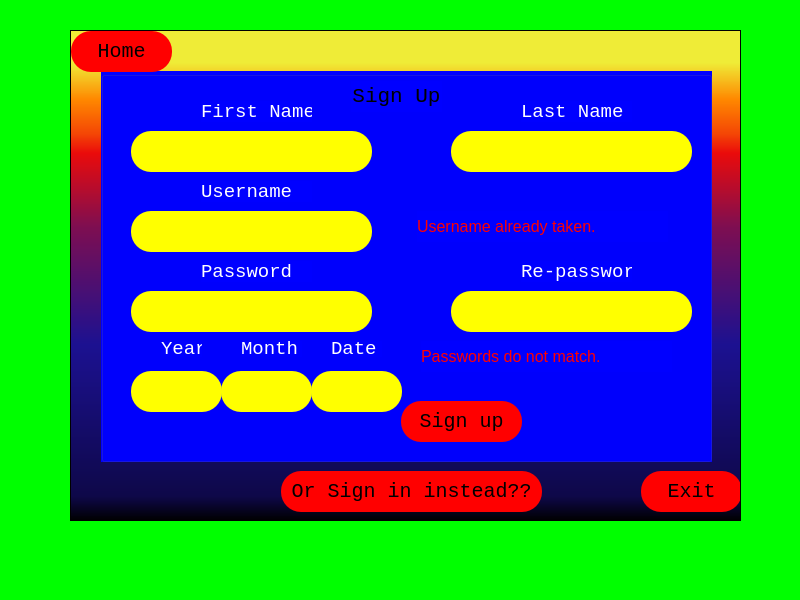
<?xml version="1.0" encoding="UTF-8"?>
<ui version="4.0">
 <class>MainWindow</class>
 <widget class="QMainWindow" name="MainWindow">
  <property name="geometry">
   <rect>
    <x>0</x>
    <y>0</y>
    <width>800</width>
    <height>600</height>
   </rect>
  </property>
  <property name="windowTitle">
   <string>Smartward</string>
  </property>
  <property name="styleSheet">
   <string notr="true">
background-color: rgb(0, 255, 0);</string>
  </property>
  <widget class="QWidget" name="centralwidget">
   <widget class="QStackedWidget" name="stackedWidget">
    <property name="geometry">
     <rect>
      <x>70</x>
      <y>30</y>
      <width>671</width>
      <height>491</height>
     </rect>
    </property>
    <property name="styleSheet">
     <string notr="true">background:qlineargradient(spread:pad, x1:0, y1:1, x2:0, y2:0, stop:0 rgba(0, 0, 0, 255), stop:0.05 rgba(14, 8, 73, 255), stop:0.36 rgba(28, 17, 145, 255), stop:0.6 rgba(126, 14, 81, 255), stop:0.75 rgba(234, 11, 11, 255), stop:0.79 rgba(244, 70, 5, 255), stop:0.86 rgba(255, 136, 0, 255), stop:0.935 rgba(239, 236, 55, 255));</string>
    </property>
    <property name="frameShape">
     <enum>QFrame::StyledPanel</enum>
    </property>
    <property name="currentIndex">
     <number>1</number>
    </property>
    <widget class="QWidget" name="home">
     <widget class="QPushButton" name="loginpage_refer_fromhome">
      <property name="geometry">
       <rect>
        <x>390</x>
        <y>330</y>
        <width>211</width>
        <height>41</height>
       </rect>
      </property>
      <property name="styleSheet">
       <string notr="true">color:white;
font-size:20px;</string>
      </property>
      <property name="text">
       <string>Login</string>
      </property>
     </widget>
     <widget class="QPushButton" name="signuppage_refer_fromhome">
      <property name="geometry">
       <rect>
        <x>390</x>
        <y>380</y>
        <width>211</width>
        <height>41</height>
       </rect>
      </property>
      <property name="styleSheet">
       <string notr="true">color:white;
font-size:20px;</string>
      </property>
      <property name="text">
       <string>Signup</string>
      </property>
     </widget>
     <widget class="QLabel" name="homepage_info">
      <property name="geometry">
       <rect>
        <x>10</x>
        <y>70</y>
        <width>651</width>
        <height>171</height>
       </rect>
      </property>
      <property name="styleSheet">
       <string notr="true">color:white;
font-size:24px;
font-family:&quot;Consolas&quot;;
border-radius:30px;</string>
      </property>
      <property name="text">
       <string> Welcome to our official software of Smartward!!!</string>
      </property>
      <property name="alignment">
       <set>Qt::AlignCenter</set>
      </property>
     </widget>
     <widget class="QPushButton" name="exit_from_home">
      <property name="geometry">
       <rect>
        <x>390</x>
        <y>430</y>
        <width>211</width>
        <height>41</height>
       </rect>
      </property>
      <property name="styleSheet">
       <string notr="true">color:white;
font-size:20px;</string>
      </property>
      <property name="text">
       <string>Exit</string>
      </property>
     </widget>
    </widget>
    <widget class="QWidget" name="signup">
     <widget class="QGroupBox" name="signup_box">
      <property name="geometry">
       <rect>
        <x>30</x>
        <y>40</y>
        <width>611</width>
        <height>391</height>
       </rect>
      </property>
      <property name="styleSheet">
       <string notr="true">background:rgb(0, 0, 255);</string>
      </property>
      <property name="title">
       <string/>
      </property>
      <property name="alignment">
       <set>Qt::AlignCenter</set>
      </property>
      <widget class="QLabel" name="signup_label">
       <property name="geometry">
        <rect>
         <x>250</x>
         <y>10</y>
         <width>91</width>
         <height>31</height>
        </rect>
       </property>
       <property name="font">
        <font>
         <family>Consolas</family>
         <pointsize>16</pointsize>
        </font>
       </property>
       <property name="styleSheet">
        <string notr="true">color:black;</string>
       </property>
       <property name="text">
        <string>Sign Up</string>
       </property>
       <property name="alignment">
        <set>Qt::AlignCenter</set>
       </property>
      </widget>
      <widget class="QLineEdit" name="signup_fname_edit">
       <property name="geometry">
        <rect>
         <x>30</x>
         <y>60</y>
         <width>241</width>
         <height>41</height>
        </rect>
       </property>
       <property name="font">
        <font>
         <family>Consolas</family>
         <pointsize>-1</pointsize>
         <italic>false</italic>
        </font>
       </property>
       <property name="styleSheet">
        <string notr="true">border-radius:20px;
color:blue;
background:yellow;
font-family:Consolas;
font-size:20px;
font-style:normal;

</string>
       </property>
       <property name="text">
        <string/>
       </property>
      </widget>
      <widget class="QLineEdit" name="signup_lname_edit">
       <property name="geometry">
        <rect>
         <x>350</x>
         <y>60</y>
         <width>241</width>
         <height>41</height>
        </rect>
       </property>
       <property name="styleSheet">
        <string notr="true">border-radius:20px;
color:blue;
background:yellow;
font-family:Consolas;
font-size:20px;
font-style:normal;

</string>
       </property>
       <property name="text">
        <string/>
       </property>
      </widget>
      <widget class="QLineEdit" name="signup_username_edit">
       <property name="geometry">
        <rect>
         <x>30</x>
         <y>140</y>
         <width>241</width>
         <height>41</height>
        </rect>
       </property>
       <property name="styleSheet">
        <string notr="true">border-radius:20px;
color:blue;
background:yellow;
font-family:Consolas;
font-size:20px;
font-style:normal;

</string>
       </property>
       <property name="text">
        <string/>
       </property>
      </widget>
      <widget class="QLineEdit" name="signup_password_edit">
       <property name="geometry">
        <rect>
         <x>30</x>
         <y>220</y>
         <width>241</width>
         <height>41</height>
        </rect>
       </property>
       <property name="styleSheet">
        <string notr="true">border-radius:20px;
color:blue;
background:yellow;
font-family:Consolas;
font-size:20px;
font-style:normal;

</string>
       </property>
       <property name="text">
        <string/>
       </property>
      </widget>
      <widget class="QLineEdit" name="signup_year_edit">
       <property name="geometry">
        <rect>
         <x>30</x>
         <y>300</y>
         <width>91</width>
         <height>41</height>
        </rect>
       </property>
       <property name="styleSheet">
        <string notr="true">border-radius:20px;
color:blue;
background:yellow;
font-family:Consolas;
font-size:20px;
font-style:normal;

</string>
       </property>
       <property name="text">
        <string/>
       </property>
      </widget>
      <widget class="QLineEdit" name="signup_repassword_edit">
       <property name="geometry">
        <rect>
         <x>350</x>
         <y>220</y>
         <width>241</width>
         <height>41</height>
        </rect>
       </property>
       <property name="styleSheet">
        <string notr="true">border-radius:20px;
color:blue;
background:yellow;
font-family:Consolas;
font-size:20px;
font-style:normal;

</string>
       </property>
       <property name="text">
        <string/>
       </property>
      </widget>
      <widget class="QLineEdit" name="signup_month_edit">
       <property name="geometry">
        <rect>
         <x>120</x>
         <y>300</y>
         <width>91</width>
         <height>41</height>
        </rect>
       </property>
       <property name="styleSheet">
        <string notr="true">border-radius:20px;
color:blue;
background:yellow;
font-family:Consolas;
font-size:20px;
font-style:normal;

</string>
       </property>
       <property name="text">
        <string/>
       </property>
      </widget>
      <widget class="QLineEdit" name="signup_day_edit">
       <property name="geometry">
        <rect>
         <x>210</x>
         <y>300</y>
         <width>91</width>
         <height>41</height>
        </rect>
       </property>
       <property name="styleSheet">
        <string notr="true">border-radius:20px;
color:blue;
background:yellow;
font-family:Consolas;
font-size:20px;
font-style:normal;

</string>
       </property>
       <property name="text">
        <string/>
       </property>
      </widget>
      <widget class="QPushButton" name="signup_pushbutton">
       <property name="geometry">
        <rect>
         <x>300</x>
         <y>330</y>
         <width>121</width>
         <height>41</height>
        </rect>
       </property>
       <property name="styleSheet">
        <string notr="true">border-radius:20px;
color:black;
background:red;
font-family:Consolas;
font-size:20px;
font-style:normal;
</string>
       </property>
       <property name="text">
        <string>Sign up</string>
       </property>
      </widget>
      <widget class="QLabel" name="fname_label_signup">
       <property name="geometry">
        <rect>
         <x>100</x>
         <y>30</y>
         <width>111</width>
         <height>21</height>
        </rect>
       </property>
       <property name="font">
        <font>
         <family>Consolas</family>
         <pointsize>14</pointsize>
        </font>
       </property>
       <property name="styleSheet">
        <string notr="true">color:white;</string>
       </property>
       <property name="text">
        <string>First Name</string>
       </property>
      </widget>
      <widget class="QLabel" name="lname_label_signup">
       <property name="geometry">
        <rect>
         <x>420</x>
         <y>30</y>
         <width>111</width>
         <height>21</height>
        </rect>
       </property>
       <property name="font">
        <font>
         <family>Consolas</family>
         <pointsize>14</pointsize>
        </font>
       </property>
       <property name="styleSheet">
        <string notr="true">color:white;</string>
       </property>
       <property name="text">
        <string>Last Name</string>
       </property>
      </widget>
      <widget class="QLabel" name="uname_label_signup">
       <property name="geometry">
        <rect>
         <x>100</x>
         <y>110</y>
         <width>111</width>
         <height>21</height>
        </rect>
       </property>
       <property name="font">
        <font>
         <family>Consolas</family>
         <pointsize>14</pointsize>
        </font>
       </property>
       <property name="styleSheet">
        <string notr="true">color:white;</string>
       </property>
       <property name="text">
        <string>Username</string>
       </property>
      </widget>
      <widget class="QLabel" name="username_error_label">
       <property name="geometry">
        <rect>
         <x>316</x>
         <y>140</y>
         <width>251</width>
         <height>31</height>
        </rect>
       </property>
       <property name="font">
        <font>
         <pointsize>12</pointsize>
        </font>
       </property>
       <property name="styleSheet">
        <string notr="true">color:red;</string>
       </property>
       <property name="text">
        <string>Username already taken.</string>
       </property>
      </widget>
      <widget class="QLabel" name="password_label_signup">
       <property name="geometry">
        <rect>
         <x>100</x>
         <y>190</y>
         <width>111</width>
         <height>21</height>
        </rect>
       </property>
       <property name="font">
        <font>
         <family>Consolas</family>
         <pointsize>14</pointsize>
        </font>
       </property>
       <property name="styleSheet">
        <string notr="true">color:white;</string>
       </property>
       <property name="text">
        <string>Password</string>
       </property>
      </widget>
      <widget class="QLabel" name="repass_label_signup">
       <property name="geometry">
        <rect>
         <x>420</x>
         <y>190</y>
         <width>111</width>
         <height>21</height>
        </rect>
       </property>
       <property name="font">
        <font>
         <family>Consolas</family>
         <pointsize>14</pointsize>
        </font>
       </property>
       <property name="styleSheet">
        <string notr="true">color:white;</string>
       </property>
       <property name="text">
        <string>Re-password</string>
       </property>
      </widget>
      <widget class="QLabel" name="repass_error_label">
       <property name="geometry">
        <rect>
         <x>320</x>
         <y>270</y>
         <width>251</width>
         <height>31</height>
        </rect>
       </property>
       <property name="font">
        <font>
         <pointsize>12</pointsize>
        </font>
       </property>
       <property name="styleSheet">
        <string notr="true">color:red;</string>
       </property>
       <property name="text">
        <string>Passwords do not match.</string>
       </property>
      </widget>
      <widget class="QLabel" name="year_label_signup">
       <property name="geometry">
        <rect>
         <x>60</x>
         <y>270</y>
         <width>41</width>
         <height>16</height>
        </rect>
       </property>
       <property name="font">
        <font>
         <family>Consolas</family>
         <pointsize>14</pointsize>
        </font>
       </property>
       <property name="styleSheet">
        <string notr="true">color:white;</string>
       </property>
       <property name="text">
        <string>Year</string>
       </property>
      </widget>
      <widget class="QLabel" name="month_label_signup">
       <property name="geometry">
        <rect>
         <x>140</x>
         <y>270</y>
         <width>61</width>
         <height>16</height>
        </rect>
       </property>
       <property name="font">
        <font>
         <family>Consolas</family>
         <pointsize>14</pointsize>
        </font>
       </property>
       <property name="styleSheet">
        <string notr="true">color:white;</string>
       </property>
       <property name="text">
        <string>Month</string>
       </property>
      </widget>
      <widget class="QLabel" name="date_label_signup">
       <property name="geometry">
        <rect>
         <x>230</x>
         <y>270</y>
         <width>51</width>
         <height>16</height>
        </rect>
       </property>
       <property name="font">
        <font>
         <family>Consolas</family>
         <pointsize>14</pointsize>
        </font>
       </property>
       <property name="styleSheet">
        <string notr="true">color:white;</string>
       </property>
       <property name="text">
        <string>Date</string>
       </property>
      </widget>
     </widget>
     <widget class="QPushButton" name="signin_refer_pushbutton">
      <property name="geometry">
       <rect>
        <x>210</x>
        <y>440</y>
        <width>261</width>
        <height>41</height>
       </rect>
      </property>
      <property name="styleSheet">
       <string notr="true">border-radius:20px;
color:black;
background:red;
font-family:Consolas;
font-size:20px;
font-style:normal;
</string>
      </property>
      <property name="text">
       <string>Or Sign in instead??</string>
      </property>
     </widget>
     <widget class="QPushButton" name="home_from_signup">
      <property name="geometry">
       <rect>
        <x>0</x>
        <y>0</y>
        <width>101</width>
        <height>41</height>
       </rect>
      </property>
      <property name="styleSheet">
       <string notr="true">border-radius:20px;
color:black;
background:red;
font-family:Consolas;
font-size:20px;
font-style:normal;
</string>
      </property>
      <property name="text">
       <string>Home</string>
      </property>
     </widget>
     <widget class="QPushButton" name="exit_from_signuppage">
      <property name="geometry">
       <rect>
        <x>570</x>
        <y>440</y>
        <width>101</width>
        <height>41</height>
       </rect>
      </property>
      <property name="styleSheet">
       <string notr="true">border-radius:20px;
color:black;
background:red;
font-family:Consolas;
font-size:20px;
font-style:normal;
</string>
      </property>
      <property name="text">
       <string>Exit</string>
      </property>
     </widget>
    </widget>
    <widget class="QWidget" name="login">
     <widget class="QGroupBox" name="signin_box">
      <property name="geometry">
       <rect>
        <x>90</x>
        <y>70</y>
        <width>511</width>
        <height>321</height>
       </rect>
      </property>
      <property name="styleSheet">
       <string notr="true">background:blue;</string>
      </property>
      <property name="title">
       <string/>
      </property>
      <widget class="QLineEdit" name="username_edit">
       <property name="geometry">
        <rect>
         <x>130</x>
         <y>90</y>
         <width>221</width>
         <height>51</height>
        </rect>
       </property>
       <property name="focusPolicy">
        <enum>Qt::WheelFocus</enum>
       </property>
       <property name="styleSheet">
        <string notr="true">border-radius:20px;
color:blue;
background:yellow;
font-family:Consolas;
font-size:20px;
font-style:normal;

</string>
       </property>
       <property name="text">
        <string/>
       </property>
       <property name="alignment">
        <set>Qt::AlignCenter</set>
       </property>
      </widget>
      <widget class="QLineEdit" name="password_edit">
       <property name="geometry">
        <rect>
         <x>130</x>
         <y>150</y>
         <width>221</width>
         <height>51</height>
        </rect>
       </property>
       <property name="styleSheet">
        <string notr="true">border-radius:20px;
color:blue;
background:yellow;
font-family:Consolas;
font-size:20px;
font-style:normal;


</string>
       </property>
       <property name="text">
        <string/>
       </property>
       <property name="echoMode">
        <enum>QLineEdit::Password</enum>
       </property>
       <property name="alignment">
        <set>Qt::AlignCenter</set>
       </property>
      </widget>
      <widget class="QPushButton" name="signin_pushbutton">
       <property name="geometry">
        <rect>
         <x>180</x>
         <y>270</y>
         <width>151</width>
         <height>41</height>
        </rect>
       </property>
       <property name="styleSheet">
        <string notr="true">border-radius:20px;
color:black;
background:red;
font-family:Consolas;
font-size:20px;
font-style:normal;

</string>
       </property>
       <property name="text">
        <string>Sign in</string>
       </property>
      </widget>
      <widget class="QLabel" name="signin_label">
       <property name="geometry">
        <rect>
         <x>200</x>
         <y>30</y>
         <width>101</width>
         <height>31</height>
        </rect>
       </property>
       <property name="font">
        <font>
         <family>Consolas</family>
         <pointsize>16</pointsize>
        </font>
       </property>
       <property name="styleSheet">
        <string notr="true">color:Black;
font-style:bold;
font-family:&quot;Consolas&quot;;</string>
       </property>
       <property name="text">
        <string>Sign In</string>
       </property>
       <property name="alignment">
        <set>Qt::AlignCenter</set>
       </property>
      </widget>
      <widget class="QLabel" name="signin_password_label">
       <property name="geometry">
        <rect>
         <x>30</x>
         <y>160</y>
         <width>91</width>
         <height>21</height>
        </rect>
       </property>
       <property name="styleSheet">
        <string notr="true">font-size:18px;
font-family:&quot;arial&quot;;</string>
       </property>
       <property name="text">
        <string>Password</string>
       </property>
      </widget>
      <widget class="QLabel" name="signin_username_label">
       <property name="geometry">
        <rect>
         <x>30</x>
         <y>100</y>
         <width>91</width>
         <height>21</height>
        </rect>
       </property>
       <property name="styleSheet">
        <string notr="true">font-size:18px;
font-family:&quot;arial&quot;;</string>
       </property>
       <property name="text">
        <string>Username</string>
       </property>
      </widget>
      <widget class="QPushButton" name="hide_password_pushbutton">
       <property name="geometry">
        <rect>
         <x>430</x>
         <y>160</y>
         <width>61</width>
         <height>41</height>
        </rect>
       </property>
       <property name="styleSheet">
        <string notr="true">border-radius:20px;
color:black;
background:red;
font-family:Consolas;
font-size:20px;
font-style:normal;

</string>
       </property>
       <property name="text">
        <string>Hide</string>
       </property>
      </widget>
      <widget class="QPushButton" name="show_password_pushbutton">
       <property name="geometry">
        <rect>
         <x>360</x>
         <y>160</y>
         <width>61</width>
         <height>41</height>
        </rect>
       </property>
       <property name="styleSheet">
        <string notr="true">border-radius:20px;
color:black;
background:red;
font-family:Consolas;
font-size:20px;
font-style:normal;

</string>
       </property>
       <property name="text">
        <string>Show</string>
       </property>
      </widget>
      <widget class="QLabel" name="sign_empty_error_label">
       <property name="geometry">
        <rect>
         <x>140</x>
         <y>220</y>
         <width>301</width>
         <height>31</height>
        </rect>
       </property>
       <property name="font">
        <font>
         <pointsize>12</pointsize>
        </font>
       </property>
       <property name="styleSheet">
        <string notr="true">color:red;</string>
       </property>
       <property name="text">
        <string>Username or password empty.</string>
       </property>
      </widget>
     </widget>
     <widget class="QPushButton" name="signup_refer_pushbutton">
      <property name="geometry">
       <rect>
        <x>120</x>
        <y>400</y>
        <width>451</width>
        <height>41</height>
       </rect>
      </property>
      <property name="styleSheet">
       <string notr="true">border-radius:20px;
color:black;
background:red;
font-family:Consolas;
font-size:20px;
font-style:normal;
</string>
      </property>
      <property name="text">
       <string>Don't have an account!! Sign up instead!</string>
      </property>
     </widget>
     <widget class="QPushButton" name="home_from_signin">
      <property name="geometry">
       <rect>
        <x>0</x>
        <y>0</y>
        <width>101</width>
        <height>41</height>
       </rect>
      </property>
      <property name="styleSheet">
       <string notr="true">border-radius:20px;
color:black;
background:red;
font-family:Consolas;
font-size:20px;
font-style:normal;
</string>
      </property>
      <property name="text">
       <string>Home</string>
      </property>
     </widget>
     <widget class="QPushButton" name="exit_from_signinpage">
      <property name="geometry">
       <rect>
        <x>570</x>
        <y>440</y>
        <width>101</width>
        <height>41</height>
       </rect>
      </property>
      <property name="styleSheet">
       <string notr="true">border-radius:20px;
color:black;
background:red;
font-family:Consolas;
font-size:20px;
font-style:normal;
</string>
      </property>
      <property name="text">
       <string>Exit</string>
      </property>
     </widget>
    </widget>
    <widget class="QWidget" name="loginpage">
     <widget class="QLabel" name="Welcome_label">
      <property name="geometry">
       <rect>
        <x>150</x>
        <y>30</y>
        <width>331</width>
        <height>61</height>
       </rect>
      </property>
      <property name="font">
       <font>
        <family>Consolas</family>
        <pointsize>18</pointsize>
       </font>
      </property>
      <property name="styleSheet">
       <string notr="true">background:yellow;
color:black;</string>
      </property>
      <property name="text">
       <string>Welcome to your page!!!</string>
      </property>
      <property name="alignment">
       <set>Qt::AlignCenter</set>
      </property>
     </widget>
    </widget>
   </widget>
  </widget>
  <widget class="QMenuBar" name="menubar">
   <property name="geometry">
    <rect>
     <x>0</x>
     <y>0</y>
     <width>800</width>
     <height>21</height>
    </rect>
   </property>
  </widget>
  <widget class="QStatusBar" name="statusbar"/>
 </widget>
 <resources/>
 <connections/>
</ui>
